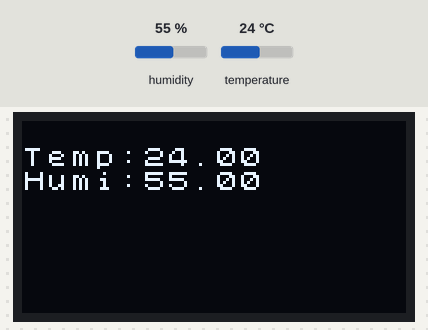
This sketch was run on a simulated ESP32. On the bench: 128×64 one-colour display. Inputs (shaded band) come from the test bench; at power-on: humidity 55 %, temperature 24 °C. WiFi joins after 1.5 s; servers stay silent unless stated; what the sketch prints to the serial monitor is not drawn.

Above: at 5.8 s.

Measured:
- what the display in image 0 shows lasts 30.0 s, from 5.7 s to 35.7 s

The sketch:

esp32.HT.freeRTOS.12.OLED.181111.ino
```cpp
// esp32.HT.freeRTOS.12.Oled.Wifi.TS
#include <WiFi.h>
#include "ThingSpeak.h"
#include <U8x8lib.h>
#include <Wire.h>
#include <SHT21.h>
SHT21 sht;

U8X8_SSD1306_128X64_NONAME_SW_I2C u8x8(15, 4, 16); // data, clock, reset

char ssid[] = "Livebox-08B0";          //  your network SSID (name)
char pass[] = "G79ji6dtEptVTPWmZP";   // your network passw
WiFiClient  client;

QueueHandle_t queue;

struct {
  float t;
  float h;
} ssens,rsens;  // send sensors, receive sensors

int queueSize = 128;

void sensorTask( void * pvParameters ){
    String taskMessage = "Task running on core ";
    taskMessage = taskMessage + xPortGetCoreID();
    while(true){
        Serial.println(taskMessage);
        ssens.t=sht.getTemperature();
        ssens.h=sht.getHumidity();
        xQueueReset(queue); // keeps only last element
        xQueueSend(queue, &ssens, portMAX_DELAY);
        delay(30000);  // should be longer than the sending cycle
    }
}

void ThingSpeakTask( void * pvParameters ){
    char dbuff[32];
    String taskMessage = "Task running on core ";
    taskMessage = taskMessage + xPortGetCoreID();
    while(true){
      xQueueReceive(queue, &rsens, portMAX_DELAY);
      Serial.print("temp:");Serial.println(rsens.t);
      Serial.print("humi:");Serial.println(rsens.h);
      u8x8.clear();
      sprintf(dbuff,"Temp:%4.2f",rsens.t);
      u8x8.drawString(0,1,dbuff);
      sprintf(dbuff,"Humi:%4.2f",rsens.h);
      u8x8.drawString(0,2,dbuff);
        ThingSpeak.setField(1, rsens.t);
        ThingSpeak.setField(2, rsens.h);
        while (WiFi.status() != WL_CONNECTED) {
          delay(500);
          Serial.print(".");
          }
        ThingSpeak.writeFields(1, "HEU64K3PGNWG36C4");  // channel 1 on ThingSpeak.fr
        delay(15000);
       }
}

void setup() {
  Serial.begin(9600);
  Wire.begin();
  u8x8.begin();  // initialize OLED
  u8x8.setFont(u8x8_font_chroma48medium8_r);
  WiFi.disconnect(true);delay(1000);
  WiFi.begin(ssid, pass);
  Serial.println(WiFi.getMode());delay(1000);

    while (WiFi.status() != WL_CONNECTED) {
    delay(500);
    Serial.print(".");
    }

  IPAddress ip = WiFi.localIP();
  Serial.print("IP Address: ");
  Serial.println(ip);
  Serial.println("WiFi setup ok");
  delay(1000);
  Serial.println(WiFi.status());
  ThingSpeak.begin(client);
    delay(1000);
  Serial.println("ThingSpeak begin");;
  delay(1000);
    queue = xQueueCreate(queueSize,8);  // 2 floats
  Serial.print("Starting to create task on core 0");

  xTaskCreatePinnedToCore(
                    sensorTask,   /* Function to implement the task */
                    "sensorTask", /* Name of the task */
                    10000,      /* Stack size in words */
                    NULL,       /* Task input parameter */
                    0,          /* Priority of the task */
                    NULL,       /* Task handle. */
                    0);  /* Core where the task should run */
  Serial.println("Task created...");

 Serial.print("Starting to create task on core 1");

  xTaskCreatePinnedToCore(
                    ThingSpeakTask,   /* Function to implement the task */
                    "ThingSpeaTask", /* Name of the task */
                    10000,      /* Stack size in words */
                    NULL,       /* Task input parameter */
                    0,          /* Priority of the task */
                    NULL,       /* Task handle. */
                    1);  /* Core where the task should run */
  Serial.println("Task created...");
}

void loop() {

  Serial.print("loop(): executing on core ");
  Serial.println(xPortGetCoreID());
delay(5000);
}
```
